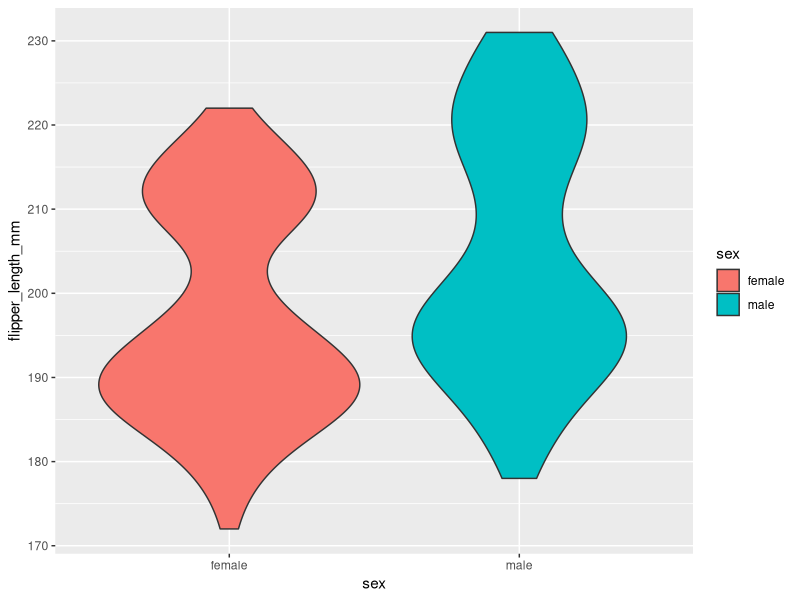
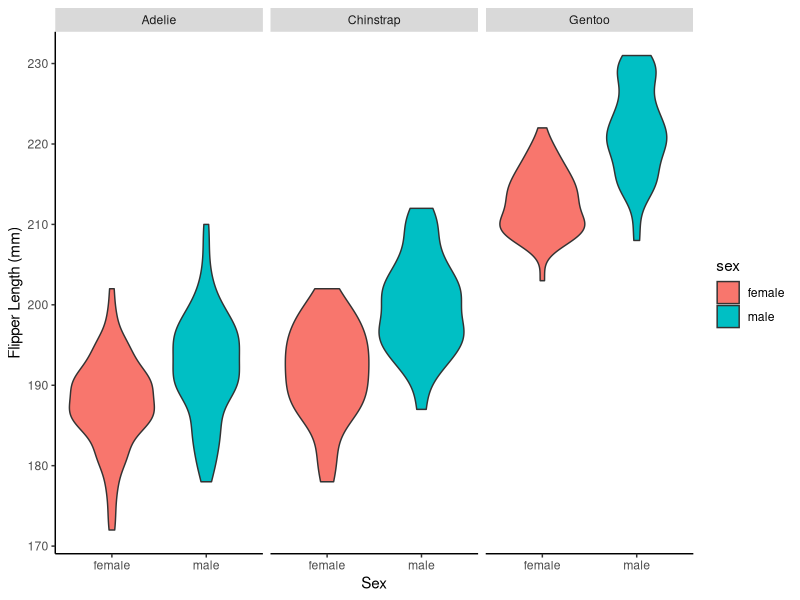
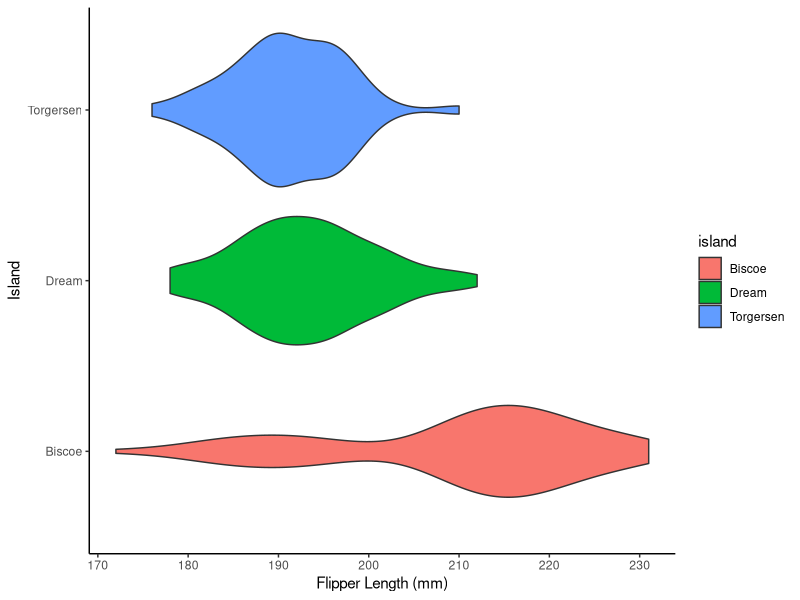
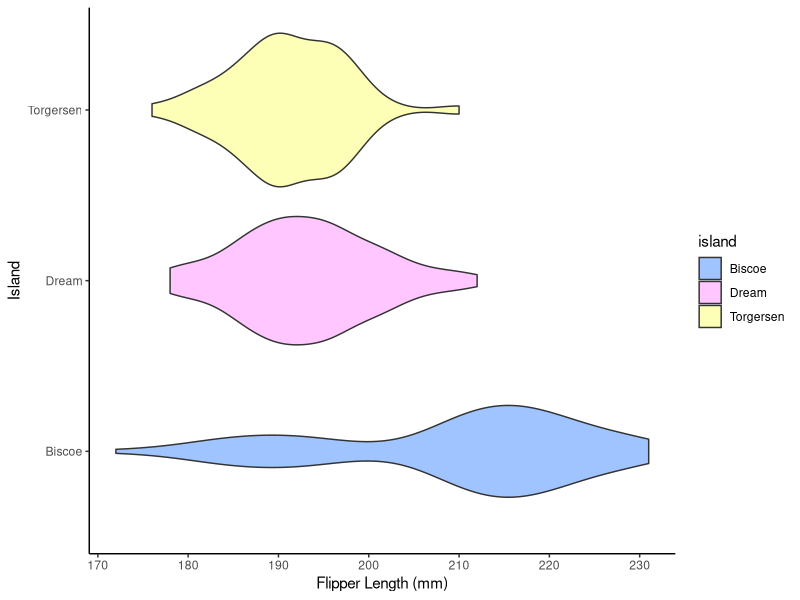
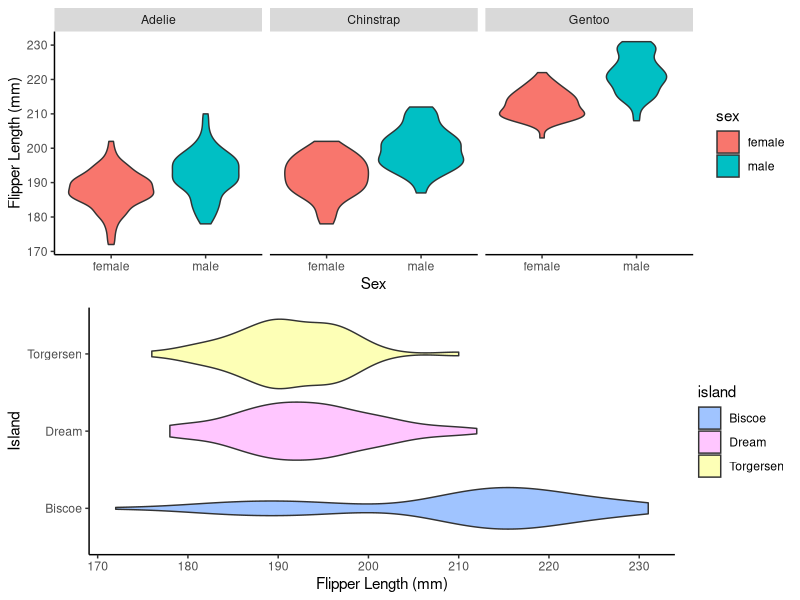

Reproduce these figures in R, in order.
## ---- chunk 1
knitr::opts_chunk$set(echo = TRUE)
## ---- chunk 2
# load the libraries for ggplot2, cowplot, and palmerpenguins
library(ggplot2)
library(palmerpenguins)
library(cowplot)
#make the penguin data into an object 
peng_df <- penguins
## ---- chunk 3
#remove the penguins that do not have their sex recorded. 
peng_df2 <- dplyr::filter(.data = peng_df, sex == 'male' | sex == 'female')
#create a graph with peng_df where x is sex and y is flipper length. Change fill color for sex
ggplot(data = peng_df2, mapping = aes(x =sex, y =flipper_length_mm, fill = sex)) + 
  geom_violin()
## ---- chunk 4
plot1 <- ggplot(data = peng_df2, mapping = aes(x =sex, y =flipper_length_mm, fill = sex)) + 
  geom_violin()+ 
  #Divide the plot into three panels (one per species) 
  facet_grid(. ~ species)+
  #remove the gray background, keep the axis lines. 
  theme(panel.grid = element_blank(), 
        panel.background = element_blank(), 
        axis.line = element_line(color = 'black'))+
  #add axis names that remove the underscore from raw data titles
  labs(x="Sex", y="Flipper Length (mm)")
plot1
## ---- chunk 5
#create a violin plot with flipper length on the x axis and island on the y axis where islands have different fill colors. 
ggplot(data = peng_df, mapping = aes(x = flipper_length_mm, y =island, fill = island)) + 
  geom_violin()+ 
  #remove the gray background, keep the axis lines
  theme(panel.grid = element_blank(), 
        panel.background = element_blank(), 
        axis.line = element_line(color = 'black'))+
  #add axis names that remove the underscore from raw data titles
  labs(x= 'Flipper Length (mm)', y='Island')
## ---- chunk 6
#custom color per island
plot2 <- ggplot(data = peng_df, mapping = aes(x = flipper_length_mm, y =island, fill = island))+
  geom_violin()+ 
  theme(panel.grid = element_blank(), 
        panel.background = element_blank(), 
        axis.line = element_line(color = 'black'))+
  #add axis names that remove the underscore from raw data titles
  labs(x= 'Flipper Length (mm)', y='Island')+
  #customize the colors so they are different from the default colors. 
  scale_fill_manual(values = c('Biscoe' = '#a0c4ff', 'Dream' = '#ffc6ff', 'Torgersen' = '#fdffb6'))
plot2
## ---- chunk 7
#combine two of the previous plots into one graph. 
cowplot::plot_grid(plot1, plot2, ncol = 1, nrow = 2)
